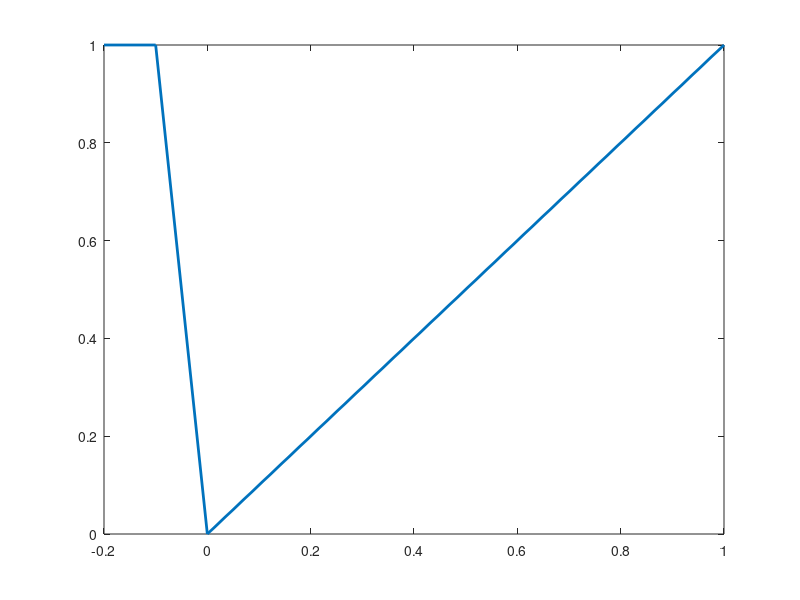

This chart was generated by the following MATLAB code: (Note: this script raises an error after producing the figure.)
a=10;
X=[-0.2,-0.1,0,1];
fX = (1+sign(X))./2.*X - a*(1-sign(X))./2.*X;
fX(1)=fX(2);

delta = 0.1;

x = 0.28; path_x=[x];
fx = (1+sign(x))./2.*x - a*(1-sign(x))./2.*x; path_fx=[fx];
for i=1:4
    der_x = 1 - a*(1-sign(x))./2;
    x = x - delta * der_x;
    fx = (1+sign(x))./2.*x - a*(1-sign(x))./2.*x;    
    path_x = [path_x;x];
    path_fx = [path_fx;fx];
end
    
plot(X,fX,'LineWidth',2)
hold on
plot_dir(path_x,path_fx)
xlabel('x')
legend({'f(x)','path of GD'},'Location','southeast','FontSize',12)

